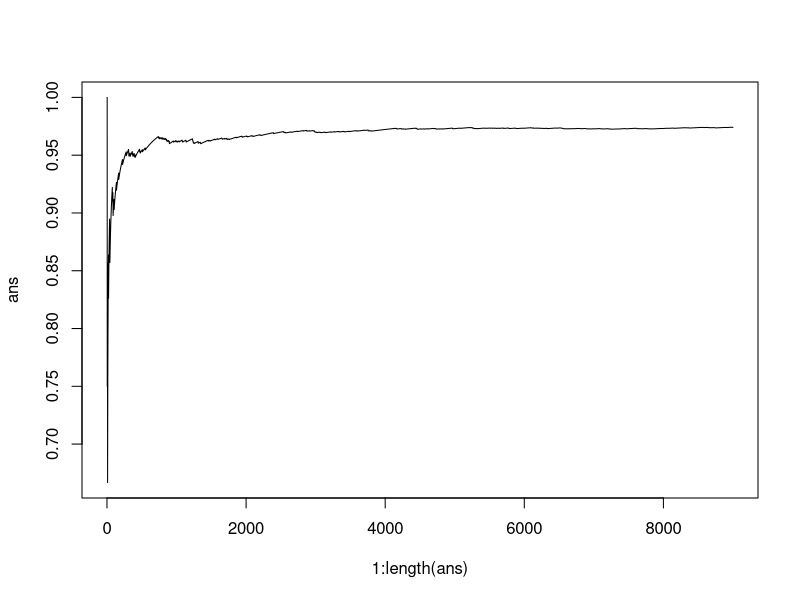

Here is the R script that generated this plot:

getTvalue <- function(frec, p, n) {
	X <- frec - n * p
	return(sum((X * X) / (n * p)))
}

getProbs <- function(a, b, i){
	h <- (b - a) / i
	prob <- rep(1 / i, i)
	return(prob)
}

getFrecs <- function(X, a, b, i){
	h <- (b - a) / i
	frec <- rep(0, i)
	for(x in X){
		id <- floor((x - a) / h) + 1
		frec[id] <- frec[id] +  1
	}
	return(frec)
}

getPvalue <- function(size, times, t, p, k){
	T <- rep(0, times)
	Y <- matrix(rep(0, times * size), nrow = times, ncol = size, byrow = TRUE)
	N <- matrix(rep(0, times * k), nrow = times, ncol = k, byrow = TRUE)

	for(j in 1 : times){
		Y[j, ] <- floor(k * runif(size)) + 1
		for(x in Y[j, ]){
			N[j, x] <- N[j, x] + 1
		}
		carry <- (N[j, ] - size * p)
		T[j] <- sum((carry * carry) / (size * p))
	}
	Tp <- (T > t)
	pvalue <- cumsum(Tp) / (1 : times)
	return(pvalue)
}

pdf("P4.pdf")

X <- sort(c(164, 142, 110, 153, 103, 52, 174, 88, 178, 184, 58, 62, 132, 128))
k <- 5 # Particionamos en 5 intervalos el rango (50, 200)
p <- getProbs(50, 200, k)
frec <- getFrecs(X, 50, 200, k)
n <- 14
t <- getTvalue(frec, p, n)
ans <- getPvalue(n, 9000, t, p, k)

plot(1 : length(ans), ans, type = "l")
print(1.0 - pchisq(t, df = k - 1)) # Valor estimado correcto
print(ans[length(ans)]) # Valor estimado simulado
